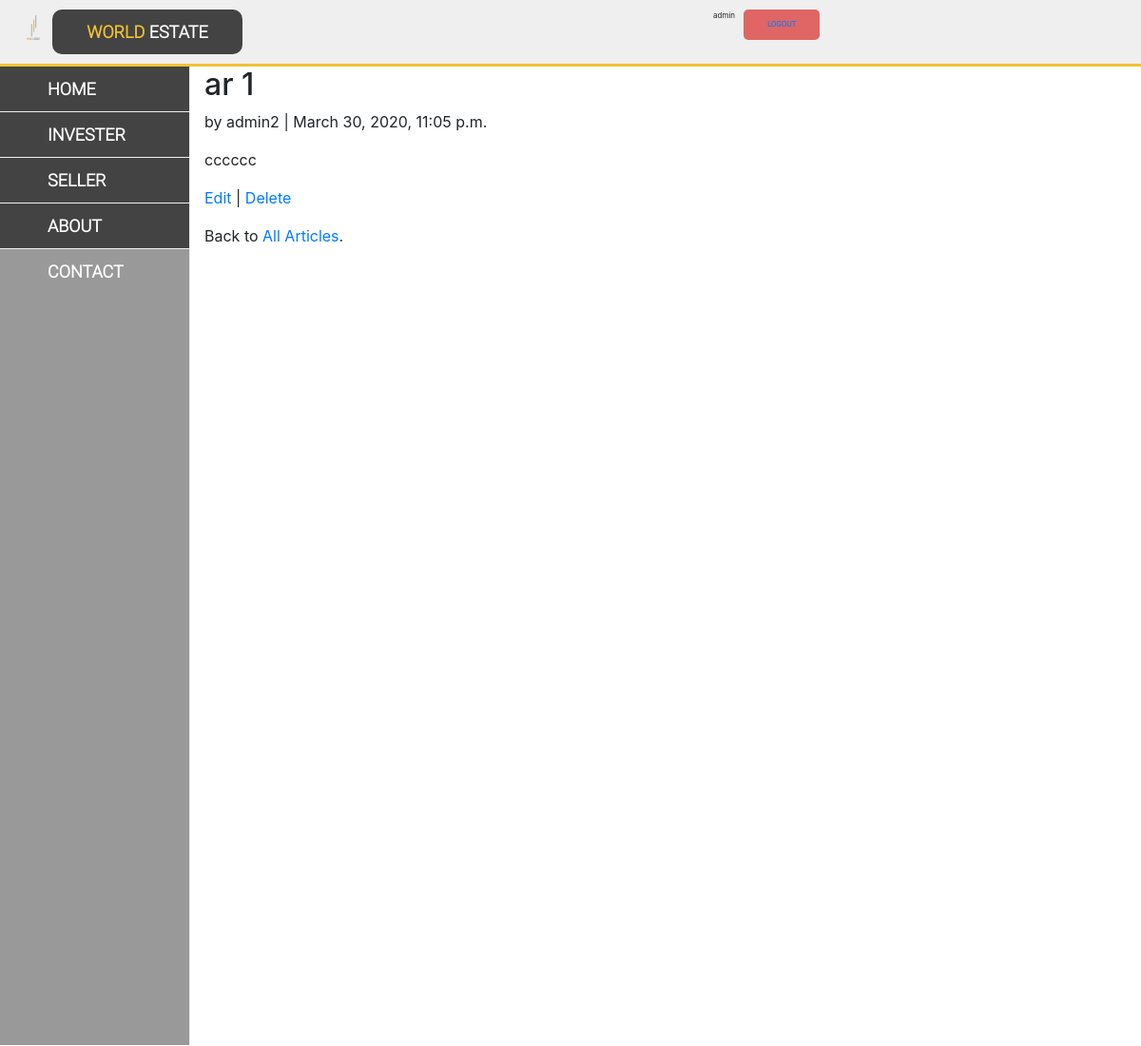
/articles/1/ (signed in), run on the app's committed database.
### users/models.py (models this page shows)
class CustomUser(AbstractUser):
    nametitle = models.CharField(
        max_length=15,
        choices=[(tag.value, tag.name) for tag in NameTitleGroup.all()]
    )
    tel = models.CharField(max_length=10, null=True, blank=True, unique=True)
    idcard = models.CharField(max_length=13, null=True, blank=True, unique=True)
    def __str__(self):
        return self.username

### articles/models.py (models this page shows, shortened)
class Article(models.Model):
    title = models.CharField(max_length=255)
    body = models.TextField()
    date = models.DateTimeField(auto_now_add=True)
    author = models.ForeignKey(
        get_user_model(),
        on_delete=models.CASCADE,
    )

### articles/views.py (the view)
# urls.py: path('<int:pk>/', ArticleDetailView.as_view(), name='article_detail'),
class ArticleDetailView(LoginRequiredMixin, DetailView): # new
    model = Article
    template_name = 'article_detail.html'
    login_url = 'login' # new

### templates/article_detail.html
{% extends 'base.html' %}
{% block content %}
<div class="article-entry">
  <h2>{{ object.title }}</h2>
    <p>by {{ object.author }} | {{ object.date }}</p>
    <p>{{ object.body }}</p>
  </div>
  <p><a href="{% url 'article_edit' article.pk %}">Edit</a> | <a href="{% url 'article_delete' article.pk %}">Delete</a></p>
  <p>Back to <a href="{% url 'article_list' %}">All Articles</a>.</p>
{% endblock content %}

### templates/navbar.html (shortened to what this page needs)
{% load static %}
<div class="container-grid">
    <div class="logo">
        <img src="{% static 'img/logo.png' %} " id="image_logo" width="40px" height="40px">
        <a href="#" id="logo_item">
            <span style="color: #f1c232ff;">
                WORLD
            </span>
            <span>
                ESTATE
            </span>
        </a>
    </div>
    <div class="user-topBar">
        <ul>
            <div class="A-TopBar">
                {% if user.is_authenticated %}
                <p>{{ user.username }}</p>
                <li>
                    <button id="A-TopBar3">
                       <a href="{% url 'logout' %}">Logout</a>
                    </button>
                </li>
            {% endif %}
        </ul>
    </div>
</div>
<div class="MenuAndContant">
    <div class="MenuAndContant-grid">
        <div class="MenuLeftNavbar" style="scrollbar-width: 20px;">
            <div id="Menu-Item">
                <div>
                    <a href="#" id="Menu_Left-item1">
                        <span>
                            HOME
                        </span>
                    </a>
                </div>
                <div>
                    <a href="#" id="Menu_Left-item">
                        <span>
                            INVESTER
                        </span>
                    </a>
                </div>
                <div>
                    <a href="#" id="Menu_Left-item">
                        <span>
                            SELLER
                        </span>
                    </a>
                </div>
                <div>
                    <a href="#" id="Menu_Left-item">
                        <span>
                            ABOUT
                        </span>
                    </a>
                </div>
            </div>
            <div class="Menu-Item-CONTACT">
                <div>
                    <a href="#" id="Menu-Item-CONTACT1">
                        <span>
                            CONTACT
                        </span>
                    </a>
                </div>
            </div>
        </div>

### pages/static/css/slyleContant.css (style rules this page uses)
* { margin: 0px; padding: 0px; box-sizing: border-box; }
.MenuAndContant { width: 100%; margin: 0 auto; }
.MenuAndContant-grid { display: grid; grid-template-columns: 200px 1fr; }
.MenuLeftNavbar { border: none; border-right: 1px solid #efefefff; }
#Menu_Left-item1 { position: relative; display: block; color: white; font-size: 18px; font-weight: bold; text-decoration: none; background-color: #434343ff; border-bottom: 1px solid #efefefff; padding: 10px 50px; font-family: "system"; }
#Menu_Left-item { position: relative; display: block; color: white; font-size: 18px; font-weight: bold; text-decoration: none; background-color: #434343ff; border-bottom: 1px solid #efefefff; padding: 10px 50px; font-family: "system"; }
#Menu-Item-CONTACT1 { position: relative; display: block; color: white; font-size: 18px; font-weight: bold; text-decoration: none; background-color: #999999ff; border-bottom: 1px solid white; padding: 10px 50px; font-family: "system"; padding-bottom: 800px; }

### pages/static/css/slyleTopBarUser.css (style rules this page uses)
* { margin: 0px; padding: 0px; box-sizing: border-box; }
.container-grid { display: grid; grid-template-columns: 1fr 1fr; grid-gap: 300px; background-color: #efefefff; border-bottom: 3px solid #f1c232ff; }
.logo { font-size: 28px; font-family: "system"; margin: 10px 15px; padding-right: 180px; box-sizing: border-box; display: grid; grid-template-columns: 40px 1fr; }
#image_logo { display: block; float: left; }
#logo_item { position: relative; display: block; color: white; font-size: 18px; text-decoration: none; background-color: #434343ff; padding: 10px 10px; font-family: "system"; font-weight: bold; text-align: center; border-radius: 10px; }
.user-topBar ul { display: grid; grid-template-columns: repeat(5, 1fr); justify-items: center; }
.user-topBar li { list-style: none; }
#A-TopBar3 { display: block; background-color: #e06666ff; margin-left: auto; margin-right: auto; box-sizing: border-box; text-align: center; text-decoration: none; text-transform: uppercase; font-family: "system"; cursor: pointer; border: none; padding-top: 10px; padding-bottom: 10px; border-radius: 5px; width: 80px; color: #ffffff; font-weight: bolder; }
.A-TopBar { display: grid; grid-template-columns: repeat(3, 1fr); grid-gap: 9px; margin-top: 10px; font-size: 8px; }

### data on the page
CustomUser: username "admin"
Article: title "ar 1", author "admin2", date "March 30, 2020, 11:05 p.m.", body "cccccc"
